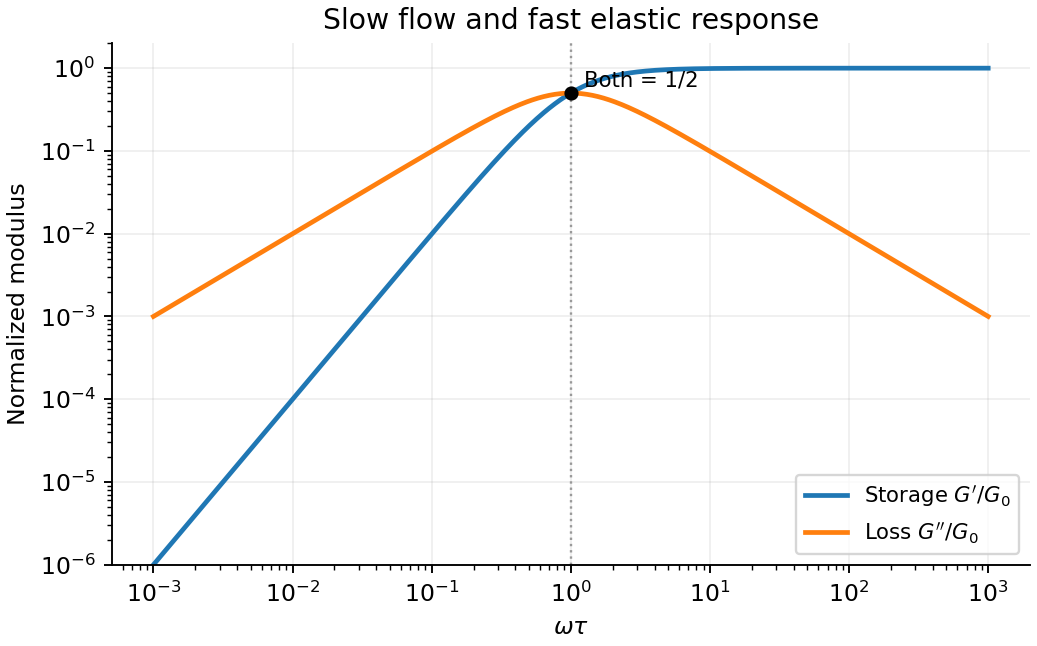

The Python source for this figure:
"""Original Maxwell storage/loss calculation, normalized by spring modulus."""
import numpy as np
import matplotlib.pyplot as plt

def main():
 plt.rcParams.update({'font.size':10})
 x=np.logspace(-3,3,600);gp=x*x/(1+x*x);gpp=x/(1+x*x)
 fig,ax=plt.subplots(figsize=(6.1,3.8),layout='constrained')
 ax.loglog(x,gp,label=r'Storage $G^\prime/G_0$',lw=2);ax.loglog(x,gpp,label=r'Loss $G^{\prime\prime}/G_0$',lw=2)
 ax.scatter([1],[.5],c='black',s=25,zorder=5);ax.axvline(1,c='.6',ls=':',lw=1);ax.text(1.25,.6,'Both = 1/2',fontsize=9)
 ax.set(xlabel=r'$\omega\tau$',ylabel='Normalized modulus',ylim=(1e-6,2),title='Slow flow and fast elastic response');ax.legend(fontsize=9,loc='lower right');ax.grid(alpha=.2);ax.spines[['top','right']].set_visible(False)
 fig.savefig('paper-1-maxwell-response.png',dpi=170,facecolor='white');plt.close(fig)
if __name__=='__main__':main()
